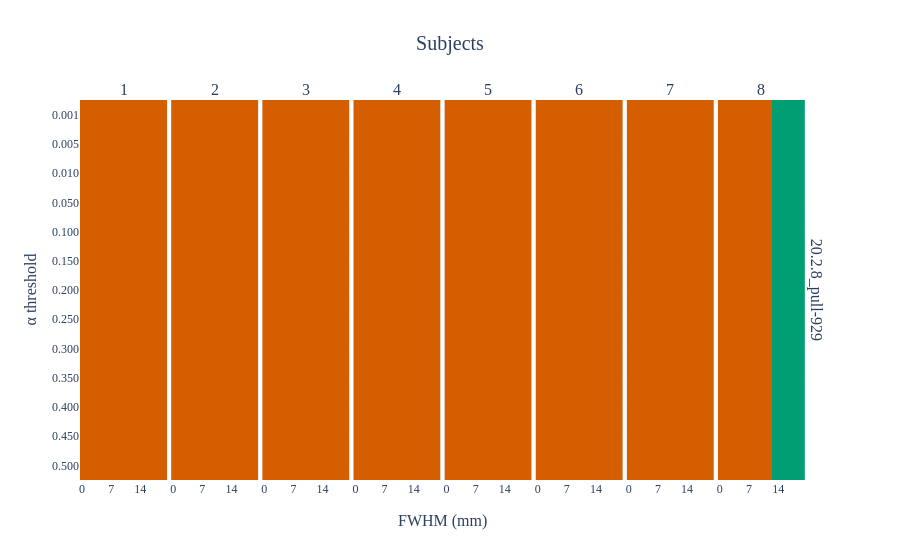

Notebook source saved alongside this figure:
### Code cell
def rotate_row_titles(fig, row_titles):
    for annotation in fig["layout"]["annotations"]:
        if annotation["text"] in row_titles:
            annotation["textangle"] = 0
            annotation["x"] = 1
            annotation["xref"] = "paper"
            annotation["xanchor"] = "left"
            annotation["yref"] = "paper"
            annotation["yanchor"] = "middle"

def plot_version(df):
    rr = df[df["reference_perturbation"] == "rr"]

    versions = df["target_version"].unique()
    versions.sort()
    indexes = df["Index"].unique()
    indexes.sort()

    column_titles = list(map(str, indexes))
    row_titles = versions.tolist()

    fig = make_subplots(
        rows=versions.size,
        cols=indexes.size,
        column_titles=column_titles,
        row_titles=row_titles,
        shared_xaxes=True,
        shared_yaxes=True,
        x_title="FWHM (mm)",
        y_title="α threshold",
        vertical_spacing=0,
        horizontal_spacing=0.005,
    )
    alpha = df["alpha"].unique()
    alpha.sort()
    alpha = np.flip(alpha)

    x = list(map(str, df["reference_fwhm"].unique()))
    y = [f"{alpha:.3f}" for alpha in alpha]

    # Plot RR
    for i, version in enumerate(versions, start=1):
        for j, index in enumerate(indexes, start=1):
            data = rr[(rr["target_version"] == version) & (rr["Index"] == index)]
            z= data.pivot(index="reference_fwhm", columns="alpha", values="pass").to_numpy().astype(int).T
            fig.add_trace(
                go.Heatmap(
                    z=np.flip(z, axis=0),
                    x=x,
                    y=y,
                    colorscale=colorblind_palette,
                    zmin=0,
                    zmax=1,
                    showscale=False,
                ),
                row=i,
                col=j,
            )

    fig.update_xaxes(tickangle=0)
    fig.update_xaxes(automargin=True)
    fig.update_xaxes(nticks=3) 
    # fig.update_yaxes(nticks=3) 
    
    fig.update_layout(coloraxis_showscale=False)
    fig.update_traces(showlegend=False)
    fig.update_coloraxes(showscale=False)
    fig.update_layout(font_family="Serif", showlegend=False)
    # rotate_row_titles(fig, row_titles)
    fig.update_layout(
        title={
            "text": "Subjects",
            "xanchor": "center",
            "x": 0.5,
            "font_size": 20,
        },
    )

    fig.write_image("version_bonferroni.png", scale=4)
    return fig


fig = plot_version(version_bonferroni)
if dynamic_figure:
    fig.show()
else:
    Image(fig.to_image(format="png"))
fig

### Figure 1 — Plotly figure (JSON) as saved in the notebook; plotly's stock layout.template omitted (floating-point values rounded to 4 significant figures; data arrays with more than 128 entries replaced by an {"elided": "..."} marker saying what was removed)
{"data": [{"colorscale": [[0, "#D55E00"], [1, "#009E73"]], "showlegend": false, "showscale": false, "type": "heatmap", "x": ["0", "1", "2", "3", "4", "5", "6", "7", "8", "9", "10", "11", "12", "13", "14", "15", "16", "17", "18", "19", "20"], "xaxis": "x", "y": ["0.500", "0.450", "0.400", "0.350", "0.300", "0.250", "0.200", "0.150", "0.100", "0.050", "0.010", "0.005", "0.001"], "yaxis": "y", "z": {"elided": "13x21 int values"}, "zmax": 1, "zmin": 0}, {"colorscale": [[0, "#D55E00"], [1, "#009E73"]], "showlegend": false, "showscale": false, "type": "heatmap", "x": ["0", "1", "2", "3", "4", "5", "6", "7", "8", "9", "10", "11", "12", "13", "14", "15", "16", "17", "18", "19", "20"], "xaxis": "x2", "y": ["0.500", "0.450", "0.400", "0.350", "0.300", "0.250", "0.200", "0.150", "0.100", "0.050", "0.010", "0.005", "0.001"], "yaxis": "y2", "z": {"elided": "13x21 int values"}, "zmax": 1, "zmin": 0}, {"colorscale": [[0, "#D55E00"], [1, "#009E73"]], "showlegend": false, "showscale": false, "type": "heatmap", "x": ["0", "1", "2", "3", "4", "5", "6", "7", "8", "9", "10", "11", "12", "13", "14", "15", "16", "17", "18", "19", "20"], "xaxis": "x3", "y": ["0.500", "0.450", "0.400", "0.350", "0.300", "0.250", "0.200", "0.150", "0.100", "0.050", "0.010", "0.005", "0.001"], "yaxis": "y3", "z": {"elided": "13x21 int values"}, "zmax": 1, "zmin": 0}, {"colorscale": [[0, "#D55E00"], [1, "#009E73"]], "showlegend": false, "showscale": false, "type": "heatmap", "x": ["0", "1", "2", "3", "4", "5", "6", "7", "8", "9", "10", "11", "12", "13", "14", "15", "16", "17", "18", "19", "20"], "xaxis": "x4", "y": ["0.500", "0.450", "0.400", "0.350", "0.300", "0.250", "0.200", "0.150", "0.100", "0.050", "0.010", "0.005", "0.001"], "yaxis": "y4", "z": {"elided": "13x21 int values"}, "zmax": 1, "zmin": 0}, {"colorscale": [[0, "#D55E00"], [1, "#009E73"]], "showlegend": false, "showscale": false, "type": "heatmap", "x": ["0", "1", "2", "3", "4", "5", "6", "7", "8", "9", "10", "11", "12", "13", "14", "15", "16", "17", "18", "19", "20"], "xaxis": "x5", "y": ["0.500", "0.450", "0.400", "0.350", "0.300", "0.250", "0.200", "0.150", "0.100", "0.050", "0.010", "0.005", "0.001"], "yaxis": "y5", "z": {"elided": "13x21 int values"}, "zmax": 1, "zmin": 0}, {"colorscale": [[0, "#D55E00"], [1, "#009E73"]], "showlegend": false, "showscale": false, "type": "heatmap", "x": ["0", "1", "2", "3", "4", "5", "6", "7", "8", "9", "10", "11", "12", "13", "14", "15", "16", "17", "18", "19", "20"], "xaxis": "x6", "y": ["0.500", "0.450", "0.400", "0.350", "0.300", "0.250", "0.200", "0.150", "0.100", "0.050", "0.010", "0.005", "0.001"], "yaxis": "y6", "z": {"elided": "13x21 int values"}, "zmax": 1, "zmin": 0}, {"colorscale": [[0, "#D55E00"], [1, "#009E73"]], "showlegend": false, "showscale": false, "type": "heatmap", "x": ["0", "1", "2", "3", "4", "5", "6", "7", "8", "9", "10", "11", "12", "13", "14", "15", "16", "17", "18", "19", "20"], "xaxis": "x7", "y": ["0.500", "0.450", "0.400", "0.350", "0.300", "0.250", "0.200", "0.150", "0.100", "0.050", "0.010", "0.005", "0.001"], "yaxis": "y7", "z": {"elided": "13x21 int values"}, "zmax": 1, "zmin": 0}, {"colorscale": [[0, "#D55E00"], [1, "#009E73"]], "showlegend": false, "showscale": false, "type": "heatmap", "x": ["0", "1", "2", "3", "4", "5", "6", "7", "8", "9", "10", "11", "12", "13", "14", "15", "16", "17", "18", "19", "20"], "xaxis": "x8", "y": ["0.500", "0.450", "0.400", "0.350", "0.300", "0.250", "0.200", "0.150", "0.100", "0.050", "0.010", "0.005", "0.001"], "yaxis": "y8", "z": {"elided": "13x21 int values"}, "zmax": 1, "zmin": 0}], "layout": {"annotations": [{"font": {"size": 16}, "showarrow": false, "text": "1", "x": 0.05906, "xanchor": "center", "xref": "paper", "y": 1, "yanchor": "bottom", "yref": "paper"}, {"font": {"size": 16}, "showarrow": false, "text": "2", "x": 0.1822, "xanchor": "center", "xref": "paper", "y": 1, "yanchor": "bottom", "yref": "paper"}, {"font": {"size": 16}, "showarrow": false, "text": "3", "x": 0.3053, "xanchor": "center", "xref": "paper", "y": 1, "yanchor": "bottom", "yref": "paper"}, {"font": {"size": 16}, "showarrow": false, "text": "4", "x": 0.4284, "xanchor": "center", "xref": "paper", "y": 1, "yanchor": "bottom", "yref": "paper"}, {"font": {"size": 16}, "showarrow": false, "text": "5", "x": 0.5516, "xanchor": "center", "xref": "paper", "y": 1, "yanchor": "bottom", "yref": "paper"}, {"font": {"size": 16}, "showarrow": false, "text": "6", "x": 0.6747, "xanchor": "center", "xref": "paper", "y": 1, "yanchor": "bottom", "yref": "paper"}, {"font": {"size": 16}, "showarrow": false, "text": "7", "x": 0.7978, "xanchor": "center", "xref": "paper", "y": 1, "yanchor": "bottom", "yref": "paper"}, {"font": {"size": 16}, "showarrow": false, "text": "8", "x": 0.9209, "xanchor": "center", "xref": "paper", "y": 1, "yanchor": "bottom", "yref": "paper"}, {"font": {"size": 16}, "showarrow": false, "text": "20.2.8_pull-929", "textangle": 90, "x": 0.98, "xanchor": "left", "xref": "paper", "y": 0.5, "yanchor": "middle", "yref": "paper"}, {"font": {"size": 16}, "showarrow": false, "text": "FWHM (mm)", "x": 0.49, "xanchor": "center", "xref": "paper", "y": 0, "yanchor": "top", "yref": "paper", "yshift": -30}, {"font": {"size": 16}, "showarrow": false, "text": "α threshold", "textangle": -90, "x": 0, "xanchor": "right", "xref": "paper", "xshift": -40, "y": 0.5, "yanchor": "middle", "yref": "paper"}], "coloraxis": {"showscale": false}, "font": {"family": "Serif"}, "showlegend": false, "title": {"font": {"size": 20}, "text": "Subjects", "x": 0.5, "xanchor": "center"}, "xaxis": {"anchor": "y", "automargin": true, "domain": [0, 0.1181], "nticks": 3, "tickangle": 0}, "xaxis2": {"anchor": "y2", "automargin": true, "domain": [0.1231, 0.2412], "nticks": 3, "tickangle": 0}, "xaxis3": {"anchor": "y3", "automargin": true, "domain": [0.2462, 0.3644], "nticks": 3, "tickangle": 0}, "xaxis4": {"anchor": "y4", "automargin": true, "domain": [0.3694, 0.4875], "nticks": 3, "tickangle": 0}, "xaxis5": {"anchor": "y5", "automargin": true, "domain": [0.4925, 0.6106], "nticks": 3, "tickangle": 0}, "xaxis6": {"anchor": "y6", "automargin": true, "domain": [0.6156, 0.7338], "nticks": 3, "tickangle": 0}, "xaxis7": {"anchor": "y7", "automargin": true, "domain": [0.7388, 0.8569], "nticks": 3, "tickangle": 0}, "xaxis8": {"anchor": "y8", "automargin": true, "domain": [0.8619, 0.98], "nticks": 3, "tickangle": 0}, "yaxis": {"anchor": "x", "domain": [0, 1]}, "yaxis2": {"anchor": "x2", "domain": [0, 1], "matches": "y", "showticklabels": false}, "yaxis3": {"anchor": "x3", "domain": [0, 1], "matches": "y", "showticklabels": false}, "yaxis4": {"anchor": "x4", "domain": [0, 1], "matches": "y", "showticklabels": false}, "yaxis5": {"anchor": "x5", "domain": [0, 1], "matches": "y", "showticklabels": false}, "yaxis6": {"anchor": "x6", "domain": [0, 1], "matches": "y", "showticklabels": false}, "yaxis7": {"anchor": "x7", "domain": [0, 1], "matches": "y", "showticklabels": false}, "yaxis8": {"anchor": "x8", "domain": [0, 1], "matches": "y", "showticklabels": false}}}
